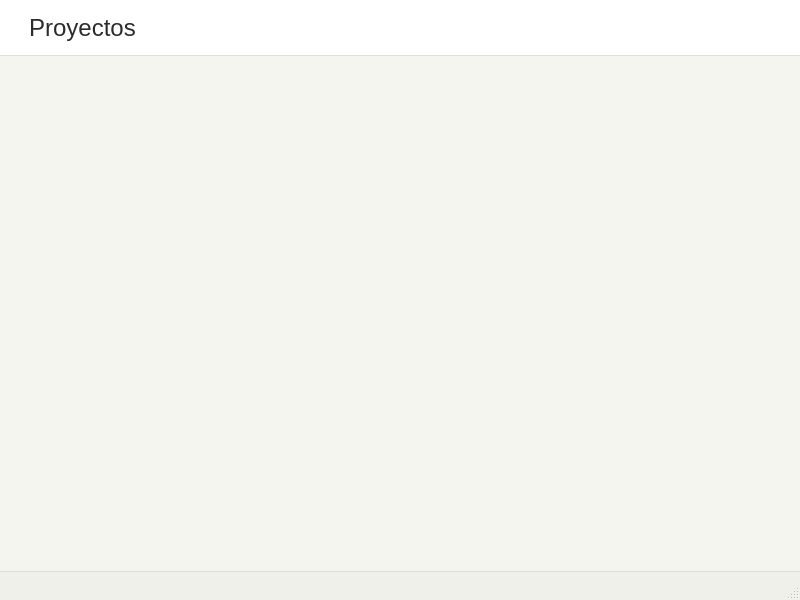
<?xml version="1.0" encoding="UTF-8"?>
<ui version="4.0">
 <class>MainWindow</class>
 <widget class="QMainWindow" name="MainWindow">
  <property name="geometry">
   <rect>
    <x>0</x>
    <y>0</y>
    <width>800</width>
    <height>600</height>
   </rect>
  </property>
  <property name="windowTitle">
   <string>Menu_principal</string>
  </property>
  <property name="styleSheet">
   <string notr="true">/* ============================================================
   HOJA DE ESTILOS QSS — Estilo Profesional Minimalista
   Clases: QMainWindow, QMenuBar, QMenu, QAction
   Tipografía: 18pt | Paleta: Tonos claros y neutros
   ============================================================ */


/* ── VENTANA PRINCIPAL ─────────────────────────────────────── */

QMainWindow {
    background-color: #F5F5F0;
    color: #1A1A1A;
    font-family: &quot;Segoe UI&quot;, &quot;Helvetica Neue&quot;, Arial, sans-serif;
    font-size: 18pt;
}

QMainWindow::separator {
    background-color: #DDDDD8;
    width: 1px;
    height: 1px;
}

QMainWindow::separator:hover {
    background-color: #B0AFA8;
}


/* ── BARRA DE MENÚ ─────────────────────────────────────────── */

QMenuBar {
    background-color: #FFFFFF;
    color: #2C2C2C;
    font-family: &quot;Segoe UI&quot;, &quot;Helvetica Neue&quot;, Arial, sans-serif;
    font-size: 18pt;
    font-weight: 400;
    border-bottom: 1px solid #E0E0DA;
    padding: 4px 8px;
    spacing: 2px;
}

QMenuBar::item {
    background-color: transparent;
    color: #2C2C2C;
    padding: 8px 18px;
    border-radius: 4px;
    margin: 2px 1px;
}

QMenuBar::item:selected {
    background-color: #EFEFEA;
    color: #111111;
}

QMenuBar::item:pressed {
    background-color: #E4E4DE;
    color: #111111;
}


/* ── MENÚ DESPLEGABLE ──────────────────────────────────────── */

QMenu {
    background-color: #FFFFFF;
    color: #2C2C2C;
    font-family: &quot;Segoe UI&quot;, &quot;Helvetica Neue&quot;, Arial, sans-serif;
    font-size: 18pt;
    font-weight: 400;
    border: 1px solid #E0E0DA;
    border-radius: 6px;
    padding: 6px 0px;
}

QMenu::item {
    background-color: transparent;
    color: #2C2C2C;
    padding: 10px 40px 10px 24px;
    margin: 1px 4px;
    border-radius: 4px;
    min-width: 180px;
}

QMenu::item:selected {
    background-color: #F0F0EA;
    color: #111111;
}

QMenu::item:pressed {
    background-color: #E4E4DE;
    color: #111111;
}

QMenu::item:disabled {
    color: #ABABAB;
    background-color: transparent;
}

/* Separadores del menú */
QMenu::separator {
    height: 1px;
    background-color: #E8E8E3;
    margin: 5px 12px;
}

/* Indicador de submenú (flecha) */
QMenu::right-arrow {
    width: 12px;
    height: 12px;
    margin-right: 8px;
    image: none;
    border-left: 2px solid #888888;
    border-bottom: 2px solid #888888;
}

/* Indicador de ítem con checkbox o ícono */
QMenu::indicator {
    width: 16px;
    height: 16px;
    margin-left: 6px;
}

QMenu::indicator:non-exclusive:unchecked {
    border: 1.5px solid #BBBBBB;
    border-radius: 3px;
    background-color: transparent;
}

QMenu::indicator:non-exclusive:checked {
    border: 1.5px solid #5A8A6A;
    border-radius: 3px;
    background-color: #5A8A6A;
}

QMenu::indicator:exclusive:unchecked {
    border: 1.5px solid #BBBBBB;
    border-radius: 8px;
    background-color: transparent;
}

QMenu::indicator:exclusive:checked {
    border: 1.5px solid #5A8A6A;
    border-radius: 8px;
    background-color: #5A8A6A;
}


/* ── BARRA DE ESTADO ───────────────────────────────────────── */

QStatusBar {
    background-color: #F0F0EA;
    color: #666660;
    font-family: &quot;Segoe UI&quot;, &quot;Helvetica Neue&quot;, Arial, sans-serif;
    font-size: 15pt;
    border-top: 1px solid #E0E0DA;
    padding: 2px 12px;
}

QStatusBar::item {
    border: none;
}


/* ── BARRA DE HERRAMIENTAS (opcional) ──────────────────────── */

QToolBar {
    background-color: #FAFAF7;
    border-bottom: 1px solid #E4E4DE;
    padding: 4px;
    spacing: 4px;
    font-size: 18pt;
}

QToolBar::separator {
    background-color: #DDDDD8;
    width: 1px;
    margin: 4px 6px;
}

QToolButton {
    background-color: transparent;
    color: #2C2C2C;
    font-size: 18pt;
    border: 1px solid transparent;
    border-radius: 4px;
    padding: 6px 10px;
}

QToolButton:hover {
    background-color: #EFEFEA;
    border: 1px solid #DDDDD8;
}

QToolButton:pressed {
    background-color: #E4E4DE;
    border: 1px solid #CCCCCA;
}


/* ── TOOLTIP ───────────────────────────────────────────────── */

QToolTip {
    background-color: #2C2C2C;
    color: #F5F5F0;
    font-family: &quot;Segoe UI&quot;, &quot;Helvetica Neue&quot;, Arial, sans-serif;
    font-size: 15pt;
    border: none;
    border-radius: 4px;
    padding: 5px 10px;
    opacity: 230;
}
</string>
  </property>
  <widget class="QWidget" name="centralwidget"/>
  <widget class="QMenuBar" name="menubar">
   <property name="geometry">
    <rect>
     <x>0</x>
     <y>0</y>
     <width>800</width>
     <height>61</height>
    </rect>
   </property>
   <widget class="QMenu" name="menuProyectos">
    <property name="title">
     <string>Proyectos</string>
    </property>
    <widget class="QMenu" name="menuSegundo_parcial">
     <property name="title">
      <string>Segundo parcial</string>
     </property>
     <addaction name="actionRegresi_n_lineal"/>
     <addaction name="actionIntegraci_n_num_rica"/>
    </widget>
    <widget class="QMenu" name="menuTercer_parcial">
     <property name="title">
      <string>Tercer parcial</string>
     </property>
     <addaction name="actionIntegraci_n_Inversa"/>
     <addaction name="actionPt4"/>
    </widget>
    <addaction name="menuTercer_parcial"/>
    <addaction name="menuSegundo_parcial"/>
    <addaction name="separator"/>
    <addaction name="actionSalir"/>
   </widget>
   <addaction name="menuProyectos"/>
  </widget>
  <widget class="QStatusBar" name="statusbar"/>
  <action name="actionRegresi_n_lineal">
   <property name="text">
    <string>Regresión lineal</string>
   </property>
  </action>
  <action name="actionIntegraci_n_num_rica">
   <property name="text">
    <string>Integración numérica</string>
   </property>
  </action>
  <action name="actionSalir">
   <property name="text">
    <string>Salir</string>
   </property>
  </action>
  <action name="actionIntegraci_n_Inversa">
   <property name="text">
    <string>Integración Inversa</string>
   </property>
  </action>
  <action name="actionPt4">
   <property name="text">
    <string>Programa final</string>
   </property>
  </action>
 </widget>
 <resources/>
 <connections/>
</ui>
